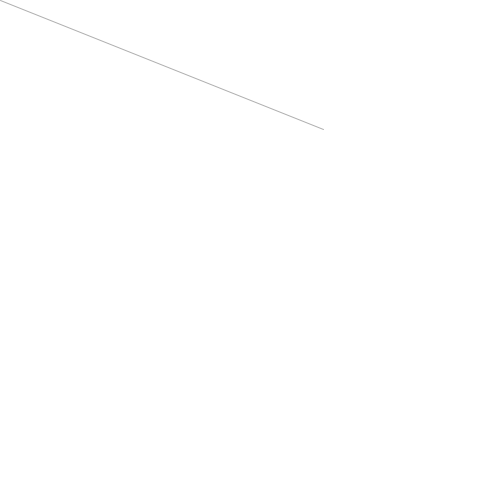
Frame 1 (no input)
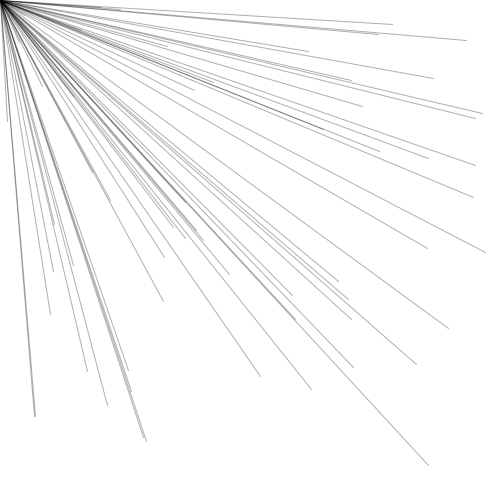
Frame 60 (the mouse pressed at the canvas centre just before this capture)
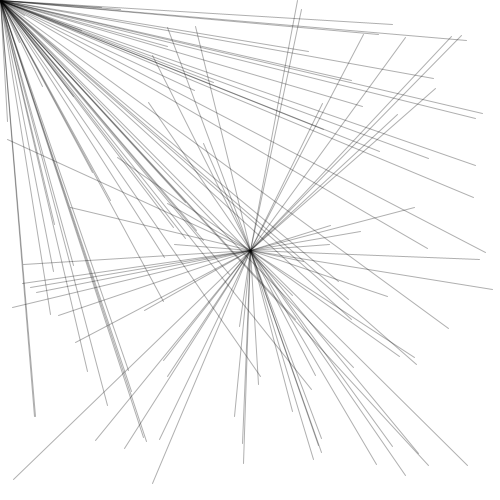
Frame 120 (the mouse held since frame 60 and released just before this capture)

The Processing sketch that drew these frames (run headless with seeded random() and noise(); from frame 60 on, the mouse is pressed at the canvas centre):

// Processing sketch: constelacao
// ── constelacao.pde
void setup()
{
  size(500,500);
  background(255);
}

void draw()
{
  stroke(0,80);
  line(mouseX,mouseY,random(width),random(height));
}
